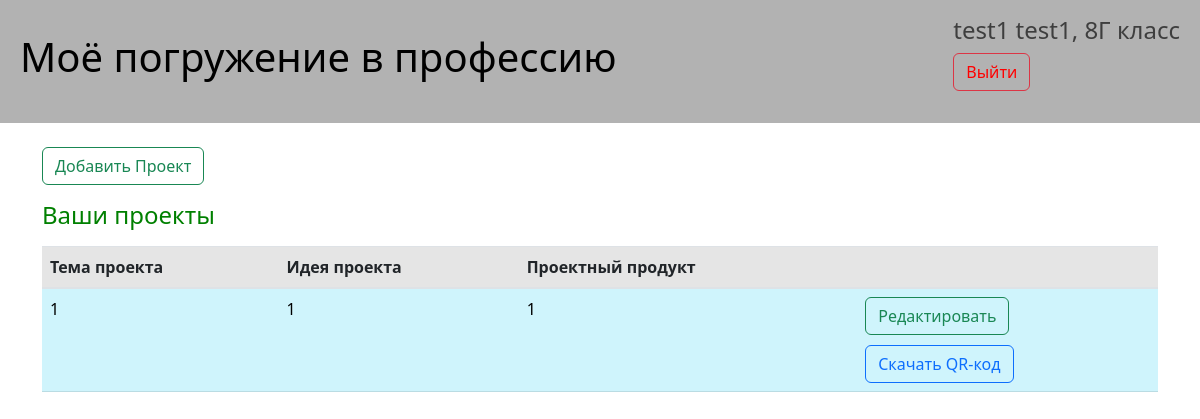
The page / (signed in) on the database its author committed.
### data/users.py (models this page shows, shortened)
class User(SQL_BASE, UserMixin):
    __tablename__ = 'users'
    id = sql.Column(sql.Integer, primary_key=True, autoincrement=True)
    login = sql.Column(sql.String, nullable=False)
    surname = sql.Column(sql.String, nullable=False)
    name = sql.Column(sql.String, nullable=False)
    patronymic = sql.Column(sql.String, nullable=True)
    grade = sql.Column(sql.String, nullable=False)
    password = sql.Column(sql.String, nullable=True)
    access_level = sql.Column(sql.Integer, nullable=False)
    projects = orm.relation("Project", back_populates="user")

### data/projects.py (models this page shows)
class Project(SQL_BASE):
    __tablename__ = "projects"
    id = sql.Column(sql.Integer, primary_key=True, autoincrement=True)
    title = sql.Column(sql.String, nullable=False)
    idea = sql.Column(sql.String, nullable=False)
    presentation = sql.Column(sql.String, nullable=False)  # TODO: оценки проекта
    user_id = sql.Column(sql.Integer, sql.ForeignKey("users.id"))
    user = orm.relation("User")

### main.py (the view)
@app.route("/")
def main_page():
    params = {"ACCESS_LEVELS": ACCESS_LEVELS}
    session = db_session.create_session()
    if current_user.is_authenticated:
        if current_user.access_level == ACCESS_LEVELS.user.value:
            params["table_data"] = []
            for project in session.query(projects.Project).filter(projects.Project.user_id == current_user.id):
                params["table_data"].append(project)
    return render_template("home.html", **params)  # TODO: html

### data/db_session.py (called while the page is built)
def create_session():
    global __factory
    return __factory()

### main.py (called while the page is built)
@login_manager.user_loader
def load_user(user_id):
    session = db_session.create_session()
    return session.query(users.User).get(user_id)

### templates/home.html (shortened to what this page needs)
<!DOCTYPE html>
<html lang="en">
<head>
    <link rel="stylesheet"
          href="https://stackpath.bootstrapcdn.com/bootstrap/4.4.1/css/bootstrap.min.css"
>
</head>
<body>
    {% extends "base.html" %}
    {% block content %}
    <br>
    {% if current_user.is_authenticated %}
        <p><a class="btn btn-outline-success " href="/upload">Добавить Проект</a></p>
        <p><h4><font color="green">Ваши проекты</font></h4></p>
        {% if not table_data %}
        <p><h4><font color="grey">Здесь будут ваши работы</font></h4></p>
        {% else %}
        <table class="table">
            <thead>
                <tr class="table-active">
                    <th>Тема проекта</th>
                    <th>Идея проекта</th>
                    <th>Проектный продукт</th>
                    <th></th>
                </tr>
            </thead>
            <tbody>
            {% for project in table_data %}
            <tr>
                <td class="table-info">{{project.title}}</td>
                <td class="table-info">{{project.idea}}</td>
                <td class="table-info">{{project.presentation}}</td>
                <td class="table-info">
                    <div>
                        <a style="margin-bottom: 10px" href="/project_edit/{{ project.id }}" class="btn btn-outline-success">
                            Редактировать
                        </a>
                        <br>
                        <a href="/project_qr/{{ project.id }}" class="btn btn-outline-primary">
                            Скачать QR-код
                        </a>
                    </div>
                </td>
            </tr>
            {% endfor %}
            </tbody>
        </table>
        {% endif %}
    {% else %}
        <h4><font color="green"><p>Авторизируйтесь, чтобы начать</p>
            <p><i><a href="/login">Войти</a></i></p>
        </font></h4>
    {% endif %}
    {% endblock %}

### templates/base.html (shortened to what this page needs)
<!DOCTYPE html>
<html lang="en">
<head>
    <link href="https://cdn.jsdelivr.net/npm/bootstrap@5.3.0-alpha1/dist/css/bootstrap.min.css"
          rel="stylesheet"
>
</head>
<body>
    <nav class="navbar navbar-primary" style="background-color: #b2b2b2;">
        <a class="navbar-brand" href="/" style="margin-left: 20px"><h1>Моё погружение в профессию</h1></a>
        {% if current_user.is_authenticated %}
            <span class="navbar-text">
                <h4 style="margin-right: 20px">{{current_user.name}} {{current_user.surname}}, {{current_user.grade}} класс</h4>
                <p><a class="btn btn-outline-danger " href="/logout"><font color="red">Выйти</font></a></p>
            </span>
        {% else %}
            <div>
                <a class="btn btn-outline-danger" href="/register">Зарегистрироваться</a>
                <a class="btn btn-outline-success" href="/login" style="margin-right: 20px">Войти</a>
            </div>
        {% endif %}
    </nav>
    <main role="main" class="container">
        {% block content %}{% endblock %}
    </main>
</body>
</html>

### rows shown on the page
User: name "test1", surname "test1", grade "8Г"
Project: title "1", idea "1", presentation "1"
